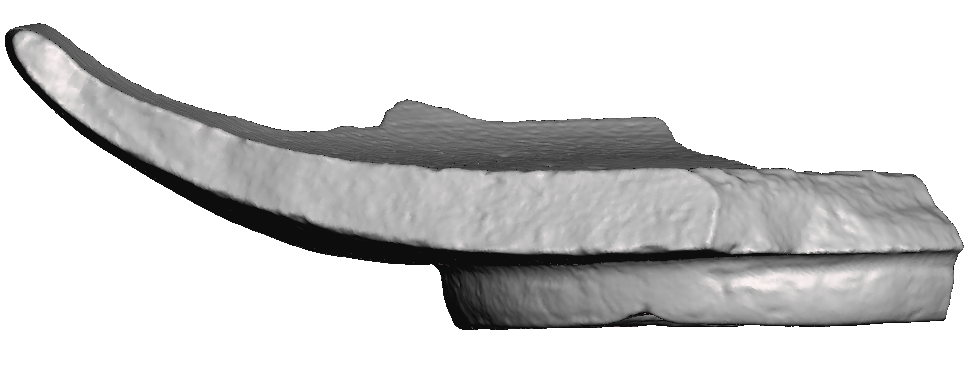
#> input picture test_model/Jonggi.png, 979 x 366 px, found by its file name
$ python 'hough transform.py'
#> lines starting #> are read from the running program, lines starting #| are printed output that depends on the picture; after the words box and inside, x2 and y2 are one past the last pixel; in counts of white or black regions, pixels touching at a corner belong together
import numpy as np
import cv2
from matplotlib import pyplot as plt

# ----------------

def my_drawLine(img, line):
    rho,theta = line
    a = np.cos(theta)
    b = np.sin(theta)
    x0 = a*rho
    y0 = b*rho
    x1 = int(x0 +1000*(-b))
    y1 = int(y0 +1000*(a))
    x2 = int(x0 -1000*(-b))
    y2 = int(y0 -1000*(a))
    return cv2.line(img,(x1,y1),(x2,y2),(255,0,255),2)

# ----------------

fname = 'test_model/Jonggi.png'
src = cv2.imread(fname)
#> src is the input picture: shape (366, 979, 3); mean B, G, R 209.4, 209.4, 209.6

size = src.shape[1::-1]
#> size = (979, 366)
center = tuple([i//2 for i in size])
#> center = (489, 183)

canny = cv2.Canny(src, 250, 255)
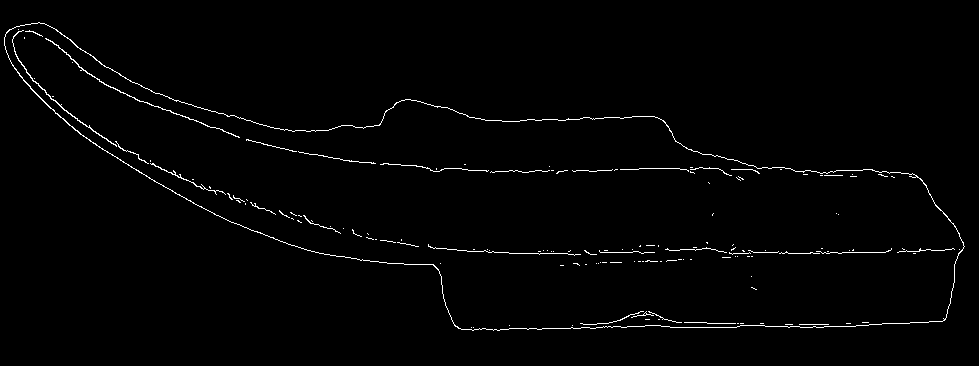
#> canny: shape (366, 979); 1.3% white in thin lines or dots, all inside (x1, y1, x2, y2) = (4, 22, 965, 331)
lines = cv2.HoughLines(canny, 0.64, np.pi/180, 72)
#> lines = 18 rows, first 8: [252.2, 1.57], [170.2, 1.57], [337.9, 1.55], [327, 1.57], [325.8, 1.57], [167.7, 1.57], [169, 1.57], [179.8, 1.55]

#### TODO : Select best theta

lines = lines[:,0] # Unpack unnecessary wrap

# -pi/2 ~ +pi*3/2의 범위로 조정
for i in range(len(lines)):
    theta = lines[i,1]
    if theta > np.pi * 2/3:
        lines[i,1] = theta - np.pi
#> this loop made 18 passes
#> theta on passes 1 to 12: 1.57, 1.57, 1.55, 1.57, 1.57, 1.57, 1.57, 1.55, 1.57, 1.55, 1.59, 1.57


lines = sorted(lines, key=lambda x: x[1])
#> lines = [[138.9, 1.54], [347.5, 1.54], [337.9, 1.55], [179.8, 1.55], [266.9, 1.55], [252.2, 1.57], [170.2, 1.57], [327, 1.57], [325.8, 1.57], [167.7, 1.57], [169, 1.57], [323.2, 1.57], [250.9, 1.57], [236.8, 1.59], [156.2, 1.59], [309.8, 1.59], [136.3, 1.64], [51.84, 1.83]]
lines = np.array(lines)
#> lines = 18 rows, first 8: [138.9, 1.54], [347.5, 1.54], [337.9, 1.55], [179.8, 1.55], [266.9, 1.55], [252.2, 1.57], [170.2, 1.57], [327, 1.57]

thetas = lines[:,1]
#> thetas = 18 values from 1.54 to 1.83
theta = np.mean(thetas[:15]) # 선택된 기울기 영역과 그 평균
#> theta = 1.56

[my_drawLine(src, line) for line in lines]
#> in my_drawLine (call 18), `rho,theta = line`: rho = 51.84; theta = 1.83
#> in my_drawLine (call 18), `a = np.cos(theta)`: a = -0.259
#> in my_drawLine (call 18), `b = np.sin(theta)`: b = 0.966
#> in my_drawLine (call 18), `x0 = a*rho`: x0 = -13.42
#> in my_drawLine (call 18), `y0 = b*rho`: y0 = 50.07
#> in my_drawLine (call 18), `x1 = int(x0 +1000*(-b))`: x1 = -979
#> in my_drawLine (call 18), `y1 = int(y0 +1000*(a))`: y1 = -208
#> in my_drawLine (call 18), `x2 = int(x0 -1000*(-b))`: x2 = 952
#> in my_drawLine (call 18), `y2 = int(y0 -1000*(a))`: y2 = 308
#> in my_drawLine (call 18), `return cv2.line(img,(x1,y1),(x2,y2),(255,0,255),2)`:
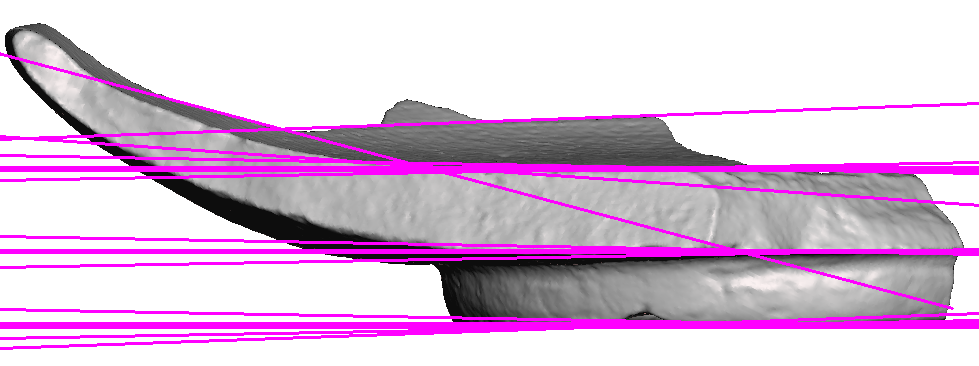
#> returned value: shape (366, 979, 3); mean B, G, R 217.9, 189.5, 218


####

degree = theta * 180/np.pi -  90 # rad 2 deg
#> degree = -0.333

rmat = cv2.getRotationMatrix2D(center, degree, 1)
#> rmat = [[1, -0.00582, 1.07], [0.00582, 1, -2.84]]
applied = cv2.warpAffine(src, rmat, size)
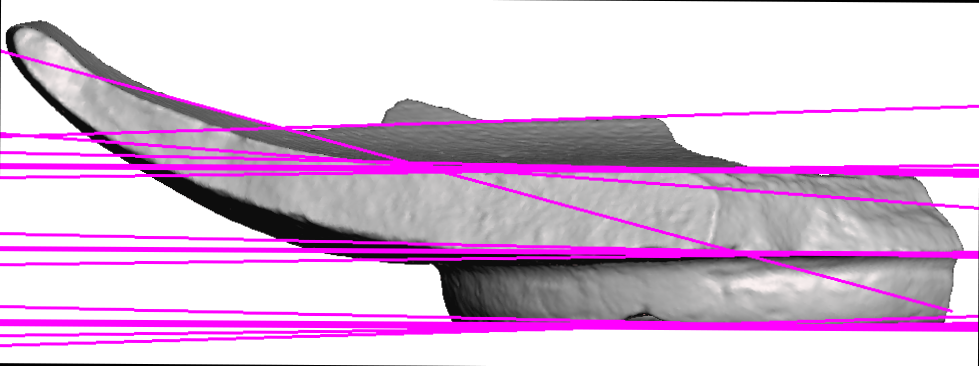
#> applied: shape (366, 979, 3); mean B, G, R 216.8, 188.4, 216.9

# ----------------

fig, axs = plt.subplots(2)

fig.suptitle('H. Trans.')

axs[0].plot(thetas, 'r.')
axs[0].set(xlabel='Lines', ylabel='theta (rad)')
axs[1].imshow(applied)

plt.show()
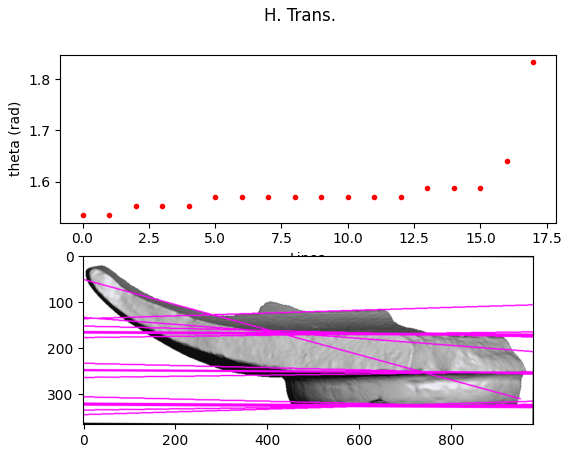
#> figure drawn by matplotlib, 2 panels; B, G, R data is drawn as R, G, B; panel 1: curve peaks at x = 17, y = 1.83

$ run again, with test_model/1.jpg saved as test_model/Jonggi.png
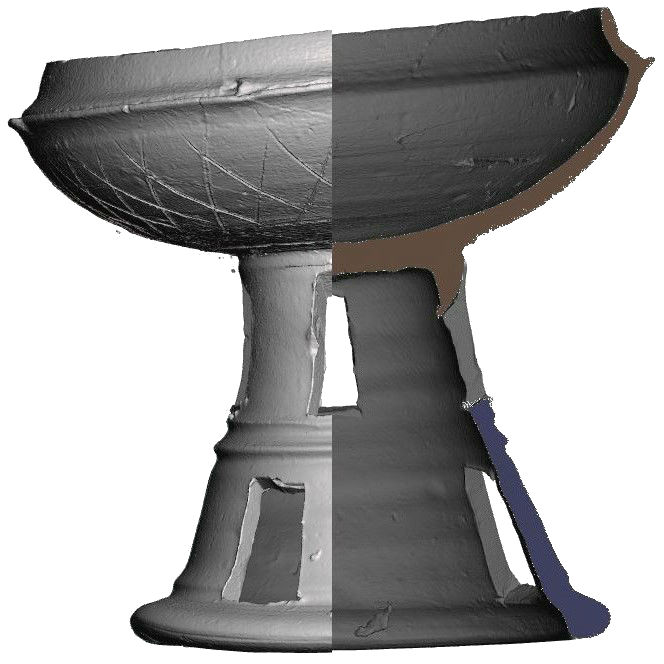
#> input picture test_model/1.jpg, 664 x 664 px, found by its file name
#> src is the input picture: shape (664, 664, 3); mean B, G, R 166.2, 166.2, 166.6
#> `canny = cv2.Canny(src, 250, 255)`:
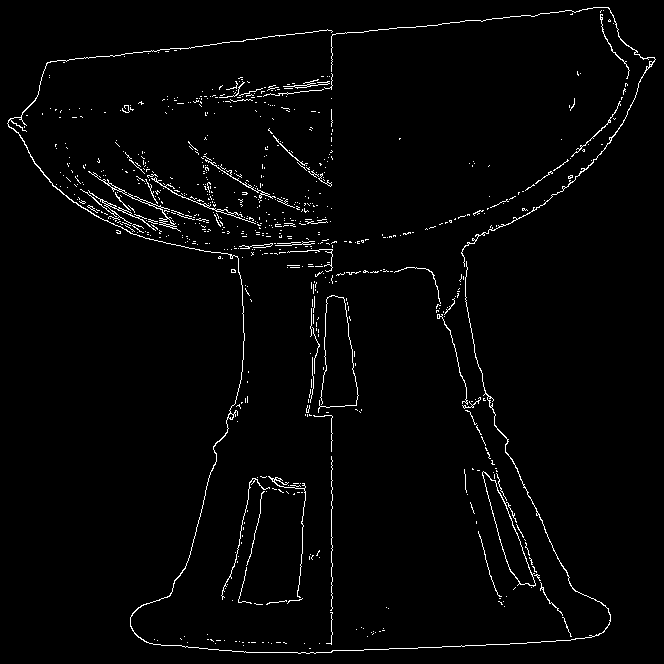
#> canny: shape (664, 664); 2.2% white in thin lines or dots
#> `lines = cv2.HoughLines(canny, 0.64, np.pi/180, 72)`: lines = 16 rows, first 8: [330.9, 0], [69.76, 1.47], [661.8, 1.54], [668.8, 1.52], [332.2, 0], [69.12, 1.45], [65.92, 1.47], [62.72, 1.48]
#> the loop `for i in range(len(lines)):` made 16 passes
#> theta on passes 1 to 8: 0, 1.47, 1.54, 1.52, 0, 1.45, 1.47, 1.48
#> `lines = sorted(lines, key=lambda x: x[1])`: lines = [[-282.9, -0.384], [-302.7, -0.349], [330.9, 0], [332.2, 0], [243.2, 0], [241.9, 0], [329, 0.0524], [338.6, 0.0698], [376.3, 0.244], [69.12, 1.45], [69.76, 1.47], [65.92, 1.47], [62.72, 1.48], [668.8, 1.52], [661.8, 1.54], [652.2, 1.57]]
#> `lines = np.array(lines)`: lines = 16 rows, first 8: [-282.9, -0.384], [-302.7, -0.349], [330.9, 0], [332.2, 0], [243.2, 0], [241.9, 0], [329, 0.0524], [338.6, 0.0698]
#> thetas = [-0.384, -0.349, 0, 0, 0, 0, 0.0524, 0.0698, 0.244, 1.45, 1.47, 1.47, 1.48, 1.52, 1.54, 1.57]
#> `theta = np.mean(thetas[:15])`: theta = 0.57
#> degree = -57.33
#> rmat = [[0.54, -0.842, 432.3], [0.842, 0.54, -126.7]]
#> `plt.show()`:
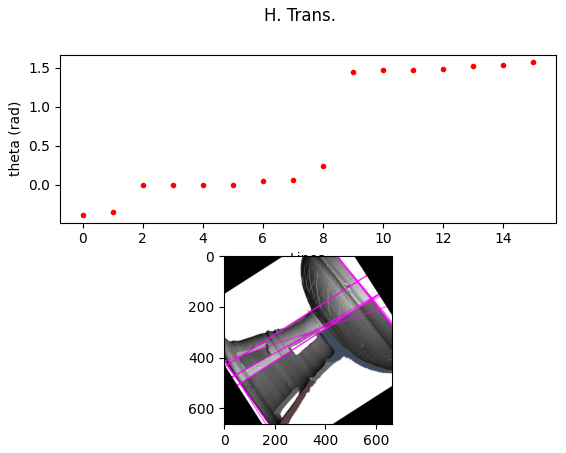
#> figure drawn by matplotlib, 2 panels; B, G, R data is drawn as R, G, B; panel 1: curve peaks at x = 15, y = 1.57
